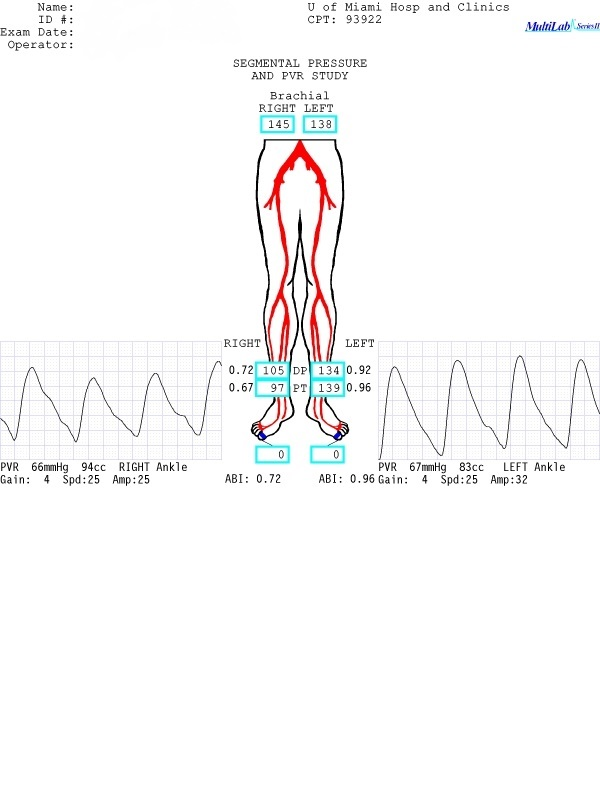
%> input picture patientData/p1.jpg, 600 x 788 px; its folder holds 4 pictures in this run
$ octave firstPartAllData.m   (GNU Octave 9; MATLAB toolbox functions it lacks are replaced by stand-ins)
%> lines starting %> are read from the running program, lines starting %| are printed output that depends on the picture
patientFiles = dir...
    ('/Users/Pyzo/Dropbox/UM/M/2016Spring/OCR_Project/patientData/*.jpg');
figure1 = figure(1);
set(figure1, 'Name', 'patientData');
PVRImageGray = zeros(788,600,length(patientFiles));
for i = 1: length(patientFiles)
    filename = strcat(patientFiles(i).name);
    PVRImageColor = imread(strcat(...
        '/Users/Pyzo/Dropbox/UM/M/2016Spring/OCR_Project/patientData/',...
        filename));
%> PVRImageColor is the input picture: size 788x600x3 uint8; mean R, G, B 249.2, 248.7, 248.9
    PVRImageGray(:,:,i) = rgb2gray(PVRImageColor);
    figure(1);
    subplot(4,4,i);imshow(PVRImageGray(:,:,i),[]);
%> after `imshow(PVRImageGray(:,:,i),[])`:
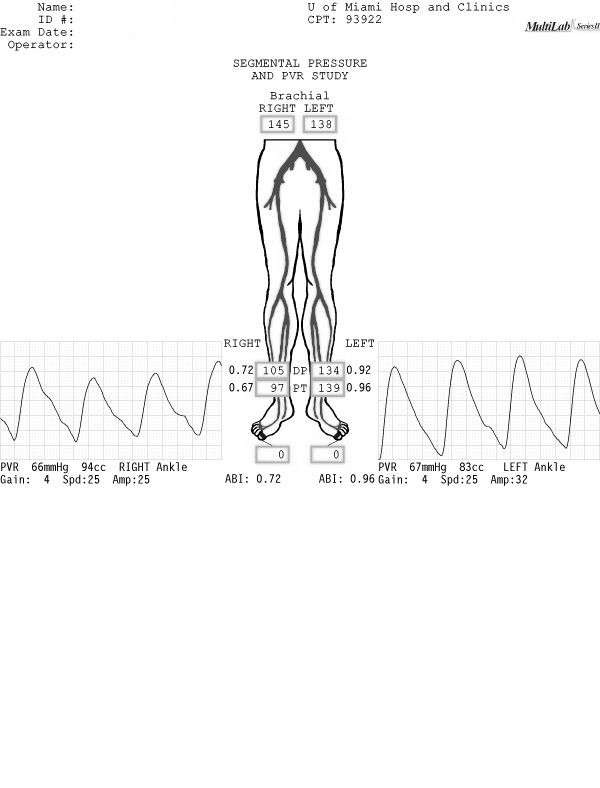
%> displayed picture: size 788x600, on the screen's scale of 0 to 255; min 0, max 255, mean 248.9
end
%> pass 2 of the loop `for i = 1: length(patientFiles)`:
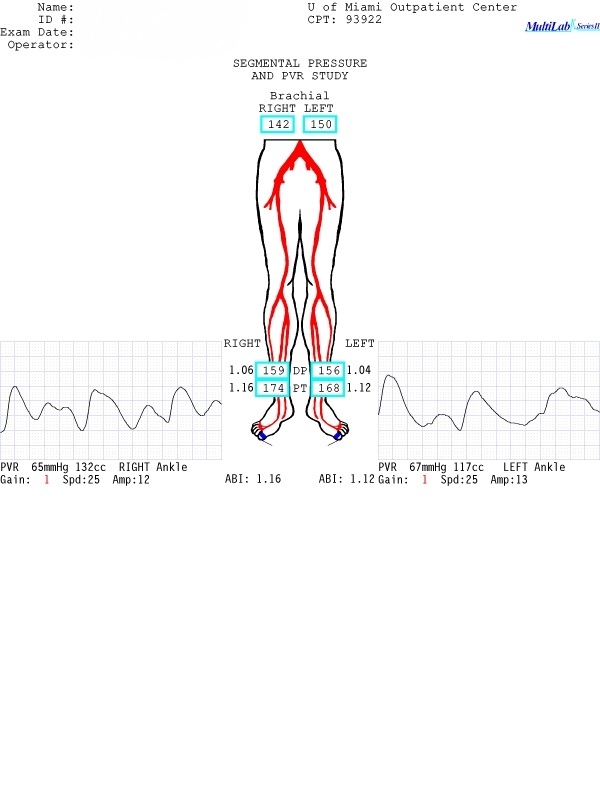
%> input picture patientData/p10.jpg, 600 x 788 px
%> PVRImageColor is the input picture: size 788x600x3 uint8; mean R, G, B 249.8, 249.1, 249.3
%> `imshow(PVRImageGray(:,:,i),[])`:
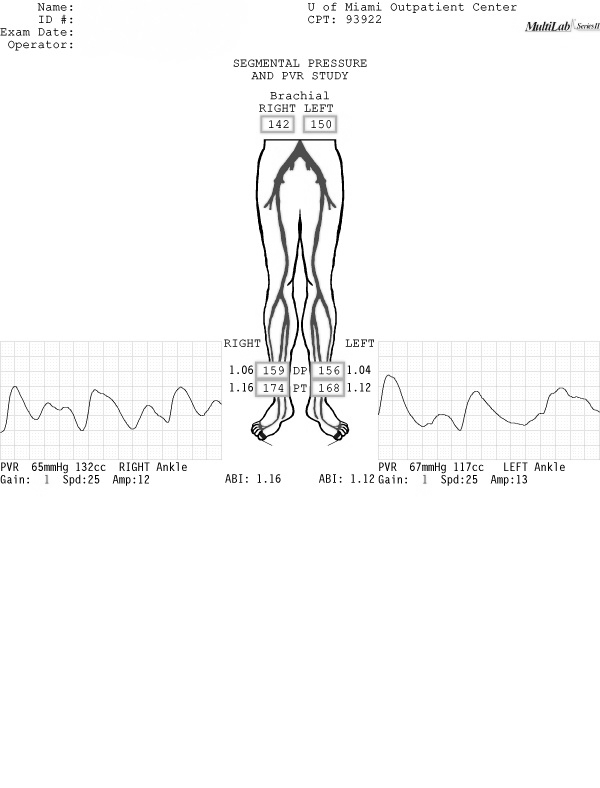
%> displayed picture: size 788x600, on the screen's scale of 0 to 255; min 0, max 255, mean 249.3
%> pass 3 of the loop `for i = 1: length(patientFiles)`:
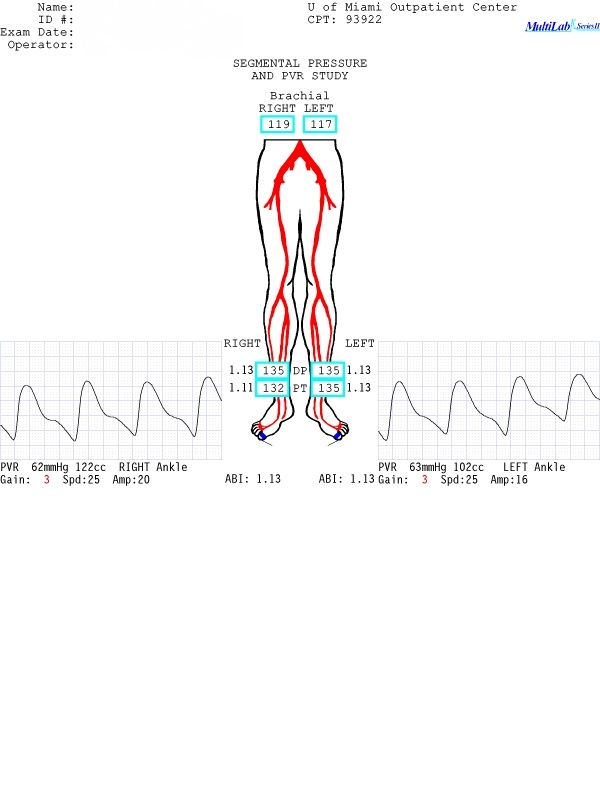
%> input picture patientData/p11.jpg, 600 x 788 px
%> PVRImageColor is the input picture: size 788x600x3 uint8; mean R, G, B 249.7, 249, 249.2
%> `imshow(PVRImageGray(:,:,i),[])`:
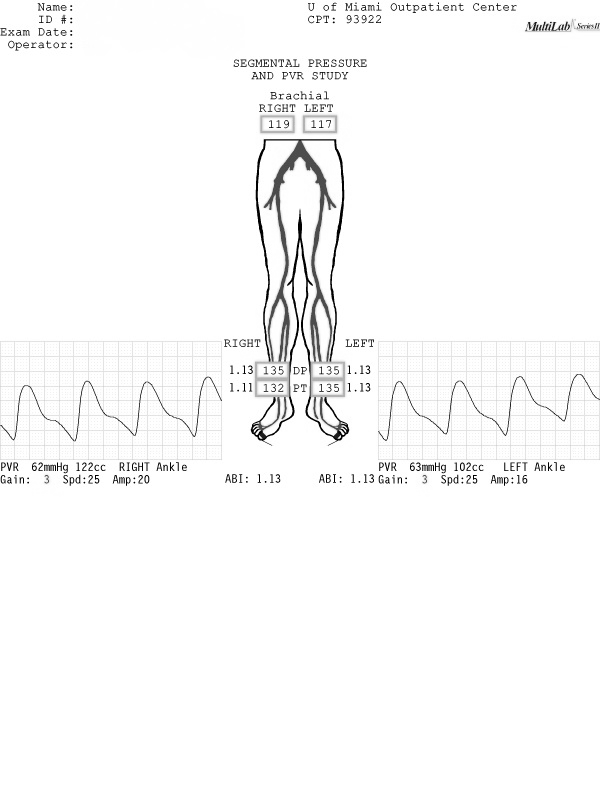
%> displayed picture: size 788x600, on the screen's scale of 0 to 255; min 0, max 255, mean 249.2
%> the loop made 4 passes; the first 3 are shown
upLeft = zeros(12, 29, length(patientFiles));
upRight = zeros(12, 29, length(patientFiles));
midLeft = zeros(12, 29, length(patientFiles));
midRight = zeros(12, 29, length(patientFiles));
bottomLeft = zeros(12, 29, length(patientFiles));
bottomRight = zeros(12, 29, length(patientFiles));

for i = 1: length(patientFiles)
    upLeft(:,:,i) = PVRImageGray(119:119+11, 264:264+28, i);
    upRight(:,:,i) = PVRImageGray(119:119+11, 307:307+28, i);
    midLeft(:,:,i) = PVRImageGray(366:366+11, 259:259+28, i);
    midRight(:,:,i) = PVRImageGray(366:366+11, 315:315+28, i);
    bottomLeft(:,:,i) = PVRImageGray(383:383+11, 259:259+28, i);
    bottomRight(:,:,i) = PVRImageGray(383:383+11, 315:315+28, i);
end
allNumbersImage = zeros(12, 29, length(patientFiles), 6);
allNumbersImage(:,:,:,1) = upLeft;
allNumbersImage(:,:,:,2) = upRight;
allNumbersImage(:,:,:,3) = midLeft;
allNumbersImage(:,:,:,4) = midRight;
allNumbersImage(:,:,:,5) = bottomLeft;
allNumbersImage(:,:,:,6) = bottomRight;
allNumbersImage = uint8(allNumbersImage);
% brachialRight = PVRImageGray(119:119+12, 264:264+28, 1);
figure2 = figure(2);
set(figure2, 'Name', 'upLeft')
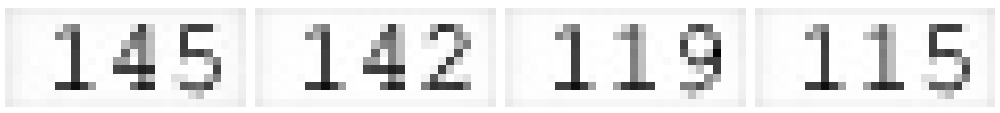
%> figure redrawn from the program's plot data, 4 panels
figure3 = figure(3);
set(figure3, 'Name', 'upRight')
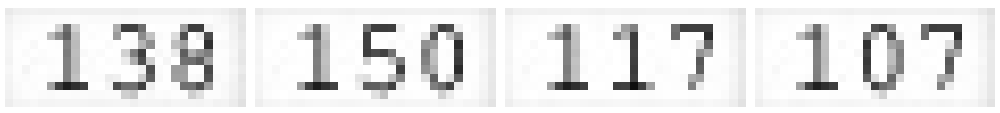
%> figure redrawn from the program's plot data, 4 panels
figure4 = figure(4);
set(figure4, 'Name', 'midLeft')
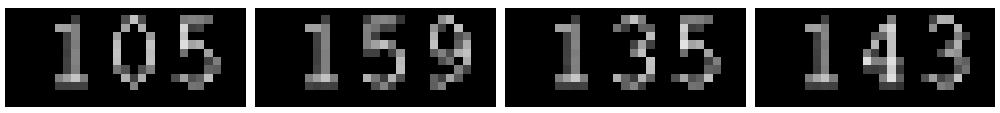
%> figure redrawn from the program's plot data, 4 panels
figure5 = figure(5);
set(figure5, 'Name', 'midRight')
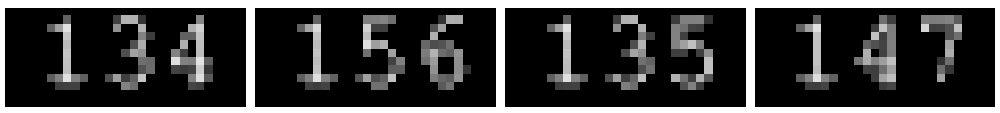
%> figure redrawn from the program's plot data, 4 panels
figure6 = figure(6);
set(figure6, 'Name', 'bottomLeft')
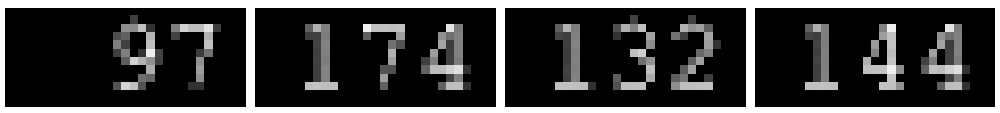
%> figure redrawn from the program's plot data, 4 panels
figure7 = figure(7);
set(figure7, 'Name', 'bottomRight')
for n = 2:7
    for i = 1: length(patientFiles)
        figure(n);
        subplot(4,4,i), imshow(uint8(allNumbersImage(:,:,i,n-1)));
    end
end
%% ocr failed
% [16 lines of commented-out code are left out]
%%
allNumbersImage = 255-double(allNumbersImage);
allNumbersImage(allNumbersImage<50) = 0;

for n = 2:7
    for i = 1: length(patientFiles)
        figure(n);
        subplot(4,4,i), imshow(uint8(allNumbersImage(:,:,i,n-1)));
    end
end
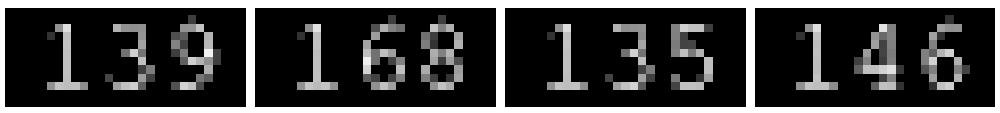
%> figure redrawn from the program's plot data, 4 panels
